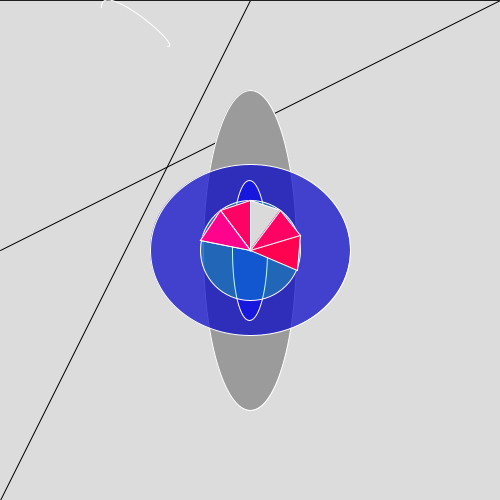
Frame 1 (no input)
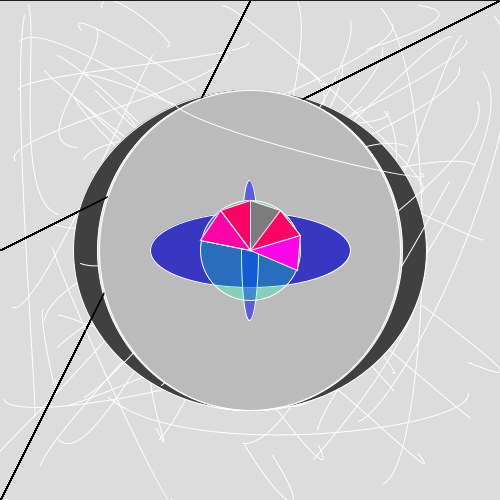
Frame 60 (the mouse pressed at the canvas centre just before this capture)
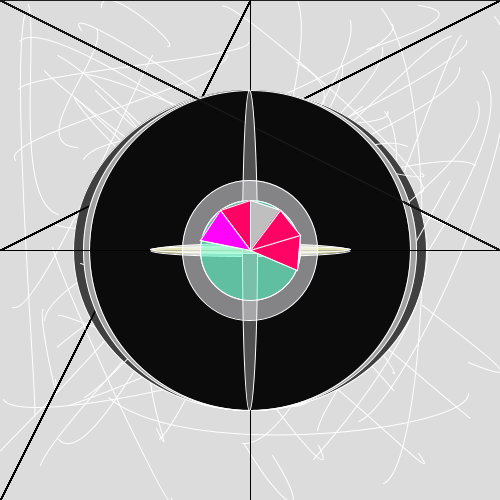
Frame 120 (the mouse held since frame 60 and released just before this capture)

The Processing sketch that drew these frames (run headless with seeded random() and noise(); from frame 60 on, the mouse is pressed at the canvas centre):

// Processing sketch: processing_38872
// ── processing_38872.pde


void setup() {
 size(500,500);
 background(220);
}

void draw() {
  

stroke(0);  
line(250,0,mouseX,500);

stroke(0);  
line(0,250,500,mouseY);

stroke(0);  
line(0,0,500,mouseY);

stroke(30);  
line(0,0,500,mouseY);

stroke(255);
fill(random(240));
ellipse(250,250, random(360), 320);
  
stroke(255);
fill(mouseX,mouseY, 200,180);
ellipse(250, 250, 200, random(180));

stroke(255);
fill(mouseX,mouseY, 255,130);
ellipse(250, 250, random(150), 140);


stroke(255);
fill(3,255,173,70);  
ellipse( 250,250,100,100);

stroke(255);
fill(255,3,100);
triangle(250,200,220,210,250,250);

stroke(255);
fill(random(255));
triangle(250,200,280,210,250,250);


stroke(255);
fill(255,3,100);
triangle(280,210,300,235,250,250);

stroke(255);
fill(255,3,random(255));
triangle(300,235,297,270,250,250);

stroke(255);
fill(255,3,random(255));
triangle(200,240,220,210,250,250);

stroke(255);
fill(255,3,random(255));
triangle(200,240,220,210,250,250);

//if the mouseX is greater tham 250, then the background random.
if(mouseX>250){
  background(random(255));
}

//if the mouseY is less than 250, curve start to draw 
if(mouseX<250){
noFill();
curve(mouseX, mouseY, random(500), random(500), random(500), random(500), random(500), random(500));
}

}
